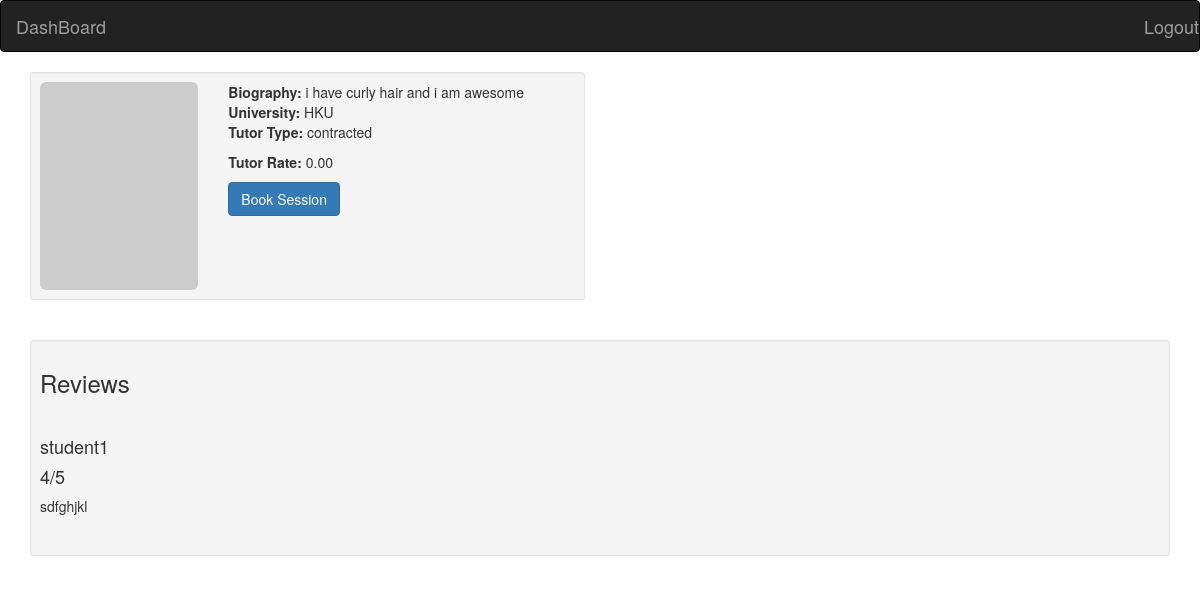
Page /tutoria/viewProfile/14/ on the committed database.
### tutoria/models.py (models this page shows, shortened)
class Tutor(models.Model):
    first_name = models.CharField(max_length=100, default="")
    last_name = models.CharField(max_length=100, default="")
    username = models.CharField(max_length=100)
    biography = models.CharField(max_length=10000)
    university = models.CharField(max_length=100)
    tutortype = models.CharField(max_length=10)
    isStudent = models.BooleanField(default=False)
    rate = models.DecimalField(decimal_places=2, max_digits=10, default=0)
    course = models.CharField(max_length=10, default="")
    subject = models.CharField(max_length=100, default="")

class Review(models.Model):
    student = models.ForeignKey(Student, on_delete=models.CASCADE)
    tutor = models.ForeignKey(Tutor, on_delete=models.CASCADE)
    text = models.CharField(max_length=250)
    rating = models.IntegerField()

class Student(models.Model):
    name = models.CharField(max_length=100, default="")
    username = models.CharField(max_length=100)
    isTutor = models.BooleanField(default=False)

### tutoria/views.py (the view)
# urls.py: url(r'^viewProfile/(?P<tutor_id>[0-9]+)/$', views.view_tutor_profile, name='view_profile'),
def view_tutor_profile(request, tutor_id):
    tutor = get_object_or_404(Tutor, pk=tutor_id)
    reviews=Review.objects.filter(tutor=tutor)
    return render(request, 'tutoria/viewProfile.html', {'tutor':tutor, 'reviews':reviews[::-1]})

### tutoria/templates/tutoria/viewProfile.html (shortened to what this page needs)
<!doctype html>
<html lang="en">
  <head>
    <link href="https://maxcdn.bootstrapcdn.com/bootstrap/3.3.7/css/bootstrap.min.css" rel="stylesheet">
  </head>
  <body>
    <nav class="navbar navbar-toggleable-md navbar-inverse fixed-top bg-inverse">
      <a class="navbar-brand navbar-right" href="/tutoria/logout">Logout</a>
      <a class="navbar-brand " href="/tutoria/dashboard">DashBoard</a>
    </nav>
    <div class="container">
        <div class="row">
            <div class="col-xs-12 col-sm-6 col-md-6">
                <div class="well well-sm">
                    <div class="row">
                        <div class="col-sm-6 col-md-4">
                            <img src="http://placehold.it/380x500" alt="" class="img-rounded img-responsive" />
                        </div>
                        <div class="col-sm-6 col-md-8">
                            <p><b>Biography:</b> {{tutor.biography}}<br>
                            <b>University:</b> {{tutor.university}}<br>
                            <b>Tutor Type:</b> {{tutor.tutortype}}<br></p>
                            <b>Tutor Rate:</b> {{tutor.rate}}<br></p>
                            <div class="btn-group">
                                <a class="btn btn-primary" href="/tutoria/viewTimetable/{{tutor.id}}">Book Session</a>
                            </div>
                        </div>
                    </div>
                </div>
            </div>
        </div>
        <br>
        <div class="well well-sm">
            <h3>Reviews</h3>
            <br>
            {%for rev in reviews%}
            <h4>{{rev.student.username}}</h4>
            <h4>{{rev.rating}}/5</h4>
            <p>{{rev.text}}</p>
            <br>
            {%endfor%}
        </div>
    </div>
  </body>
  </html>

### rows in the picture
Tutor: biography "i have curly hair and i am awesome", university "HKU", tutortype "contracted", rate "0.00"
Review: student.username "student1", rating "4", text "sdfghjkl"
